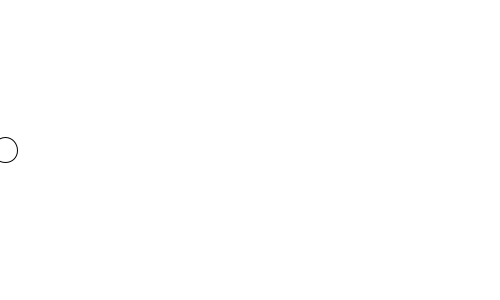
Frame 1 (no input)
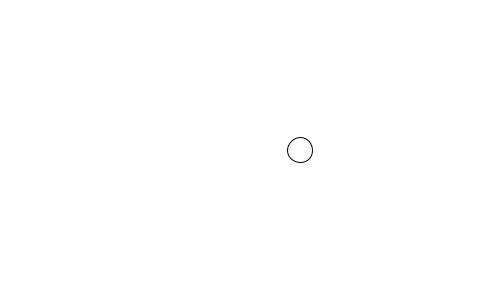
Frame 60 (the mouse pressed at the canvas centre just before this capture)
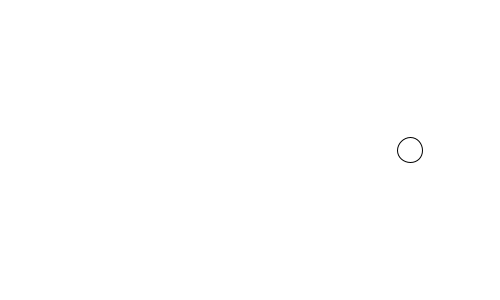
Frame 120 (the mouse held since frame 60 and released just before this capture)

The Processing sketch that drew these frames (run headless with seeded random() and noise(); from frame 60 on, the mouse is pressed at the canvas centre):

// Processing sketch: ball_bounce
// ── ball_bounce.pde
int circleX = 0;
int circleY = 150;
int circleWidth = 25;
int circleHeight = 25;

int speed = 5;

void setup()
{
  size(500,300);
}

void draw()
{
  background(255);
  circleX += speed;
  if (circleX > width)
  {
    speed = -5;
  }
  else if (circleX < 0)
  {
    speed = 5;
  }
  
  ellipse(circleX, circleY, circleWidth, circleHeight);
}
